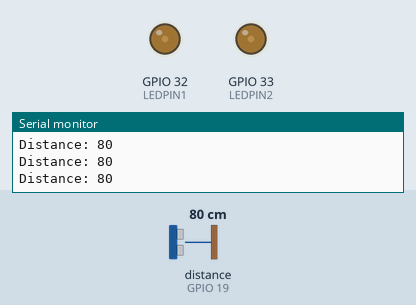
The sketch below on a simulated ESP32. Parts: output pins drawn as LEDs (lit = HIGH), the last lines printed to the serial monitor. Wiring (inferred from the names in the program): ultrasonic range finder: trigger GPIO 23; echo GPIO 19. Inputs (shaded band) come from the test bench; at power-on: distance to the obstacle (sensor on GPIO 19) 80 cm. The echo pulse lasts 58.3 µs per cm; pins used as bus, display or sensor lines are not drawn.

Above: at 1.2 s.
1.3 s: distance to the obstacle (sensor on GPIO 19) set to 2 cm
At 2.5 s:
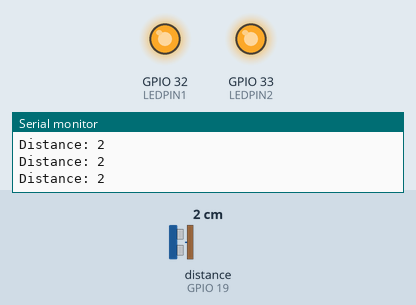
2.8 s: distance to the obstacle (sensor on GPIO 19) set to 103 cm
At 3.9 s:
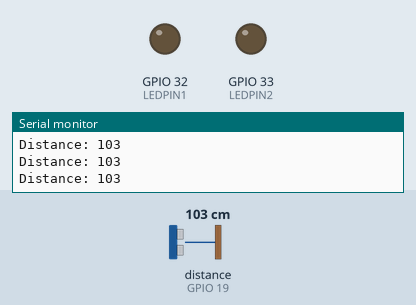
4.3 s: distance to the obstacle (sensor on GPIO 19) set to 94 cm
At 5.0 s:
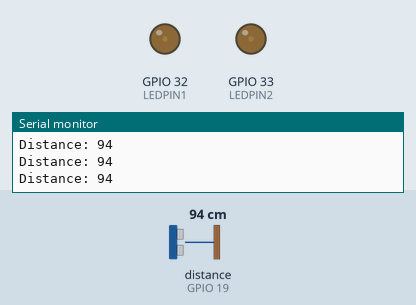
5.8 s: distance to the obstacle (sensor on GPIO 19) set to 35 cm
At 6.2 s:
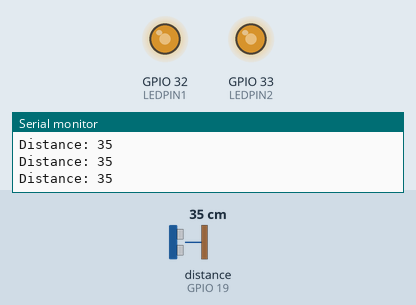
7.3 s: distance to the obstacle (sensor on GPIO 19) set to 60 cm
At 8.5 s:
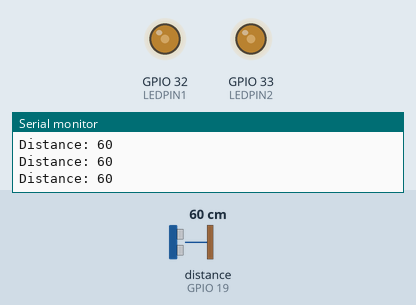
8.8 s: distance to the obstacle (sensor on GPIO 19) set to 120 cm
At 9.8 s:
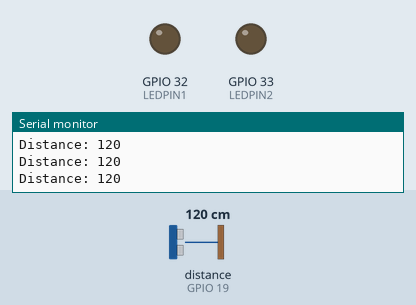
Timing chart, 0 to 11.3 s (numbered marks = the images above; inputs shaded):
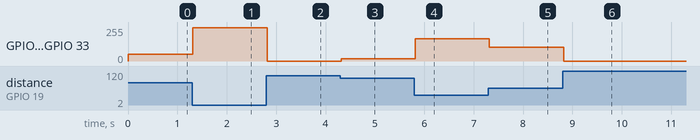

Measured:
- after the input at 1.3 s, GPIO 32 (LEDPIN1), GPIO 33 (LEDPIN2): 51/255 → 250/255 at once
- after the input at 2.8 s, GPIO 32 (LEDPIN1), GPIO 33 (LEDPIN2): 250/255 → 0/255 at once
- after the input at 4.3 s, GPIO 32 (LEDPIN1), GPIO 33 (LEDPIN2): 0/255 → 16/255 at once
- after the input at 5.8 s, GPIO 32 (LEDPIN1), GPIO 33 (LEDPIN2): 16/255 → 166/255 at once
- after the input at 7.3 s, GPIO 32 (LEDPIN1), GPIO 33 (LEDPIN2): 166/255 → 102/255 at once
- after the input at 8.8 s, GPIO 32 (LEDPIN1), GPIO 33 (LEDPIN2): 102/255 → 0/255 at once

The sketch:

ultrasonic_sensor_.ino
```cpp
const int trigPin = 23;
const int echoPin = 19;
#define LEDPIN1 32
#define LEDPIN2 33

long duration;
int distance,min_distance,max_distance,brightness;


void setup() {
  //set trigPin as OUTPUT, echoPin as INPUT
  pinMode(trigPin, OUTPUT);
  pinMode(echoPin, INPUT);

  //LED pins for HCSR04 sensor
  pinMode(LEDPIN1, OUTPUT); //Sets LED 1 as OUTPUT
  pinMode(LEDPIN2, OUTPUT); // Sets LED 2 as OUTPUT

  Serial.begin(9600);
}

void loop() {
  digitalWrite(trigPin, LOW);
  delayMicroseconds(2);

  digitalWrite(trigPin, HIGH);
  delayMicroseconds(10);
  digitalWrite(trigPin, LOW);

  duration = pulseIn(echoPin, HIGH);

  distance = (duration*0.03432)/2;
  // set the minimum and maximum distances for the LED brightness
  min_distance = 0;
  max_distance = 100;

  //map the distance to a value between 255 and 0
  brightness = map(distance, min_distance, max_distance, 255, 0);

  //limit the brightness to a value between 0 and 255
  brightness = constrain(brightness, 0, 255);

  //LED brightness depending on distance from obstacle
  analogWrite(LEDPIN1, brightness);
  analogWrite(LEDPIN2, brightness);

  Serial.print("Distance: ");
  Serial.println(distance);

}
```
